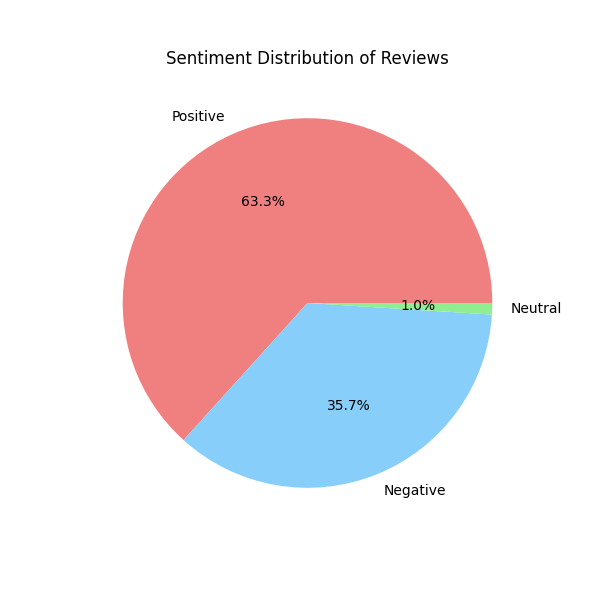

Reproduce this figure in Python.
import pandas as pd
import matplotlib.pyplot as plt
from textblob import TextBlob

# Load the data into a DataFrame
df = pd.read_csv('BA_reviews.csv')

# Sentiment Analysis
def get_sentiment(text):
    blob = TextBlob(text)
    sentiment = blob.sentiment.polarity
    if sentiment > 0:
        return 'Positive'
    elif sentiment < 0:
        return 'Negative'
    else:
        return 'Neutral'

# Apply sentiment analysis to the 'reviews' column
df['Sentiment'] = df['reviews'].apply(get_sentiment)

# Visualize Sentiment Distribution
sentiment_counts = df['Sentiment'].value_counts()
plt.figure(figsize=(6, 6))
plt.pie(sentiment_counts, labels=sentiment_counts.index, autopct='%1.1f%%', colors=['lightcoral', 'lightskyblue', 'lightgreen'])
plt.title('Sentiment Distribution of Reviews')
plt.savefig('visualisation.png')
plt.show()
